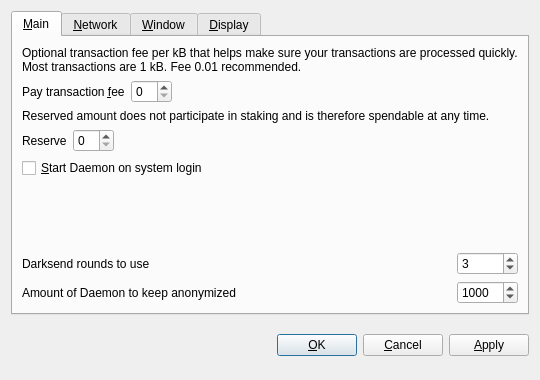
<?xml version="1.0" encoding="UTF-8"?>
<ui version="4.0">
 <class>OptionsDialog</class>
 <widget class="QDialog" name="OptionsDialog">
  <property name="geometry">
   <rect>
    <x>0</x>
    <y>0</y>
    <width>540</width>
    <height>380</height>
   </rect>
  </property>
  <property name="windowTitle">
   <string>Options</string>
  </property>
  <property name="modal">
   <bool>true</bool>
  </property>
  <layout class="QVBoxLayout" name="verticalLayout">
   <item>
    <widget class="QTabWidget" name="tabWidget">
     <property name="tabPosition">
      <enum>QTabWidget::North</enum>
     </property>
     <property name="currentIndex">
      <number>0</number>
     </property>
     <widget class="QWidget" name="tabMain">
      <attribute name="title">
       <string>&amp;Main</string>
      </attribute>
      <layout class="QGridLayout" name="gridLayout">
       <item row="0" column="0" colspan="2">
        <widget class="QLabel" name="transactionFeeInfoLabel">
         <property name="text">
          <string>Optional transaction fee per kB that helps make sure your transactions are processed quickly. Most transactions are 1 kB. Fee 0.01 recommended.</string>
         </property>
         <property name="textFormat">
          <enum>Qt::PlainText</enum>
         </property>
         <property name="wordWrap">
          <bool>true</bool>
         </property>
        </widget>
       </item>
       <item row="1" column="0">
        <layout class="QHBoxLayout" name="horizontalLayoutFee">
         <item>
          <widget class="QLabel" name="transactionFeeLabel">
           <property name="text">
            <string>Pay transaction &amp;fee</string>
           </property>
           <property name="textFormat">
            <enum>Qt::PlainText</enum>
           </property>
           <property name="buddy">
            <cstring>transactionFee</cstring>
           </property>
          </widget>
         </item>
         <item>
          <widget class="BitcoinAmountField" name="transactionFee"/>
         </item>
         <item>
          <spacer name="horizontalSpacerFee">
           <property name="orientation">
            <enum>Qt::Horizontal</enum>
           </property>
           <property name="sizeHint" stdset="0">
            <size>
             <width>40</width>
             <height>20</height>
            </size>
           </property>
          </spacer>
         </item>
        </layout>
       </item>
       <item row="2" column="0" colspan="2">
        <widget class="QLabel" name="reserveBalanceInfoLabel">
         <property name="text">
          <string>Reserved amount does not participate in staking and is therefore spendable at any time.</string>
         </property>
         <property name="textFormat">
          <enum>Qt::PlainText</enum>
         </property>
         <property name="wordWrap">
          <bool>true</bool>
         </property>
        </widget>
       </item>
       <item row="3" column="0">
        <layout class="QHBoxLayout" name="horizontalLayoutReserveBalance">
         <item>
          <widget class="QLabel" name="reserveBalanceLabel">
           <property name="text">
            <string>Reserve</string>
           </property>
           <property name="textFormat">
            <enum>Qt::PlainText</enum>
           </property>
           <property name="buddy">
            <cstring>reserveBalance</cstring>
           </property>
          </widget>
         </item>
         <item>
          <widget class="BitcoinAmountField" name="reserveBalance"/>
         </item>
         <item>
          <spacer name="horizontalSpacerReserveBalance">
           <property name="orientation">
            <enum>Qt::Horizontal</enum>
           </property>
           <property name="sizeHint" stdset="0">
            <size>
             <width>40</width>
             <height>20</height>
            </size>
           </property>
          </spacer>
         </item>
        </layout>
       </item>
       <item row="4" column="0">
        <widget class="QCheckBox" name="bitcoinAtStartup">
         <property name="toolTip">
          <string>Automatically start Daemon after logging in to the system.</string>
         </property>
         <property name="text">
          <string>&amp;Start Daemon on system login</string>
         </property>
        </widget>
       </item>
       <item row="5" column="0">
        <spacer name="verticalSpacer_Main">
         <property name="orientation">
          <enum>Qt::Vertical</enum>
         </property>
         <property name="sizeHint" stdset="0">
          <size>
           <width>20</width>
           <height>40</height>
          </size>
         </property>
        </spacer>
       </item>
       <item row="6" column="0">
        <widget class="QLabel" name="label">
         <property name="toolTip">
          <string>&lt;html&gt;&lt;head/&gt;&lt;body&gt;&lt;p&gt;This setting determines the amount of individual masternodes that an input will be anonymized through. More rounds of anonymization gives a higher degree of privacy, but also costs more in fees.&lt;/p&gt;&lt;/body&gt;&lt;/html&gt;</string>
         </property>
         <property name="text">
          <string>Darksend rounds to use</string>
         </property>
        </widget>
       </item>
       <item row="6" column="1">
        <widget class="QSpinBox" name="darksendRounds">
         <property name="minimum">
          <number>2</number>
         </property>
         <property name="maximum">
          <number>16</number>
         </property>
         <property name="value">
          <number>3</number>
         </property>
        </widget>
       </item>
       <item row="7" column="0">
        <widget class="QLabel" name="label_2">
         <property name="toolTip">
          <string>This amount acts as a threshold to turn off Darksend once it's reached.</string>
         </property>
         <property name="statusTip">
          <string notr="true"/>
         </property>
         <property name="whatsThis">
          <string notr="true"/>
         </property>
         <property name="accessibleName">
          <string notr="true"/>
         </property>
         <property name="accessibleDescription">
          <string notr="true"/>
         </property>
         <property name="text">
          <string>Amount of Daemon to keep anonymized</string>
         </property>
        </widget>
       </item>
       <item row="7" column="1">
        <widget class="QSpinBox" name="anonymizeDaemon">
         <property name="minimum">
          <number>2</number>
         </property>
         <property name="maximum">
          <number>10000</number>
         </property>
         <property name="singleStep">
          <number>10</number>
         </property>
         <property name="value">
          <number>1000</number>
         </property>
        </widget>
       </item>
      </layout>
     </widget>
     <widget class="QWidget" name="tabNetwork">
      <attribute name="title">
       <string>&amp;Network</string>
      </attribute>
      <layout class="QVBoxLayout" name="verticalLayout_Network">
       <item>
        <widget class="QCheckBox" name="mapPortUpnp">
         <property name="toolTip">
          <string>Automatically open the Daemon client port on the router. This only works when your router supports UPnP and it is enabled.</string>
         </property>
         <property name="text">
          <string>Map port using &amp;UPnP</string>
         </property>
        </widget>
       </item>
       <item>
        <widget class="QCheckBox" name="connectSocks">
         <property name="toolTip">
          <string>Connect to the Daemon network through a SOCKS5 proxy (e.g. when connecting through Tor).</string>
         </property>
         <property name="text">
          <string>&amp;Connect through SOCKS5 proxy:</string>
         </property>
        </widget>
       </item>
       <item>
        <layout class="QHBoxLayout" name="horizontalLayout_Network">
         <item>
          <widget class="QLabel" name="proxyIpLabel">
           <property name="text">
            <string>Proxy &amp;IP:</string>
           </property>
           <property name="textFormat">
            <enum>Qt::PlainText</enum>
           </property>
           <property name="buddy">
            <cstring>proxyIp</cstring>
           </property>
          </widget>
         </item>
         <item>
          <widget class="QValidatedLineEdit" name="proxyIp">
           <property name="maximumSize">
            <size>
             <width>140</width>
             <height>16777215</height>
            </size>
           </property>
           <property name="toolTip">
            <string>IP address of the proxy (e.g. 127.0.0.1)</string>
           </property>
          </widget>
         </item>
         <item>
          <widget class="QLabel" name="proxyPortLabel">
           <property name="text">
            <string>&amp;Port:</string>
           </property>
           <property name="textFormat">
            <enum>Qt::PlainText</enum>
           </property>
           <property name="buddy">
            <cstring>proxyPort</cstring>
           </property>
          </widget>
         </item>
         <item>
          <widget class="QLineEdit" name="proxyPort">
           <property name="maximumSize">
            <size>
             <width>55</width>
             <height>16777215</height>
            </size>
           </property>
           <property name="toolTip">
            <string>Port of the proxy (e.g. 9050)</string>
           </property>
          </widget>
         </item>
         <item>
          <spacer name="horizontalSpacer_Network">
           <property name="orientation">
            <enum>Qt::Horizontal</enum>
           </property>
           <property name="sizeHint" stdset="0">
            <size>
             <width>40</width>
             <height>20</height>
            </size>
           </property>
          </spacer>
         </item>
        </layout>
       </item>
       <item>
        <spacer name="verticalSpacer_Network">
         <property name="orientation">
          <enum>Qt::Vertical</enum>
         </property>
         <property name="sizeHint" stdset="0">
          <size>
           <width>20</width>
           <height>40</height>
          </size>
         </property>
        </spacer>
       </item>
      </layout>
     </widget>
     <widget class="QWidget" name="tabWindow">
      <attribute name="title">
       <string>&amp;Window</string>
      </attribute>
      <layout class="QVBoxLayout" name="verticalLayout_Window">
       <item>
        <widget class="QCheckBox" name="minimizeToTray">
         <property name="toolTip">
          <string>Show only a tray icon after minimizing the window.</string>
         </property>
         <property name="text">
          <string>&amp;Minimize to the tray instead of the taskbar</string>
         </property>
        </widget>
       </item>
       <item>
        <widget class="QCheckBox" name="minimizeOnClose">
         <property name="toolTip">
          <string>Minimize instead of exit the application when the window is closed. When this option is enabled, the application will be closed only after selecting Quit in the menu.</string>
         </property>
         <property name="text">
          <string>M&amp;inimize on close</string>
         </property>
        </widget>
       </item>
       <item>
        <spacer name="verticalSpacer_Window">
         <property name="orientation">
          <enum>Qt::Vertical</enum>
         </property>
         <property name="sizeHint" stdset="0">
          <size>
           <width>20</width>
           <height>40</height>
          </size>
         </property>
        </spacer>
       </item>
      </layout>
     </widget>
     <widget class="QWidget" name="tabDisplay">
      <attribute name="title">
       <string>&amp;Display</string>
      </attribute>
      <layout class="QVBoxLayout" name="verticalLayout_Display">
       <item>
        <layout class="QHBoxLayout" name="horizontalLayout_1_Display">
         <item>
          <widget class="QLabel" name="langLabel">
           <property name="text">
            <string>User Interface &amp;language:</string>
           </property>
           <property name="textFormat">
            <enum>Qt::PlainText</enum>
           </property>
           <property name="buddy">
            <cstring>lang</cstring>
           </property>
          </widget>
         </item>
         <item>
          <widget class="QValueComboBox" name="lang">
           <property name="toolTip">
            <string>The user interface language can be set here. This setting will take effect after restarting Daemon.</string>
           </property>
          </widget>
         </item>
        </layout>
       </item>
       <item>
        <layout class="QHBoxLayout" name="horizontalLayout_2_Display">
         <item>
          <widget class="QLabel" name="unitLabel">
           <property name="text">
            <string>&amp;Unit to show amounts in:</string>
           </property>
           <property name="textFormat">
            <enum>Qt::PlainText</enum>
           </property>
           <property name="buddy">
            <cstring>unit</cstring>
           </property>
          </widget>
         </item>
         <item>
          <widget class="QValueComboBox" name="unit">
           <property name="toolTip">
            <string>Choose the default subdivision unit to show in the interface and when sending coins.</string>
           </property>
          </widget>
         </item>
        </layout>
       </item>
       <item>
        <widget class="QCheckBox" name="coinControlFeatures">
         <property name="toolTip">
          <string>Whether to show coin control features or not.</string>
         </property>
         <property name="text">
          <string>Display coin &amp;control features (experts only!)</string>
         </property>
        </widget>
       </item>
       <item>
        <widget class="QCheckBox" name="useBlackTheme">
         <property name="text">
          <string>Use black visual theme (requires restart)</string>
         </property>
        </widget>
       </item>
       <item>
        <spacer name="verticalSpacer_Display">
         <property name="orientation">
          <enum>Qt::Vertical</enum>
         </property>
         <property name="sizeHint" stdset="0">
          <size>
           <width>20</width>
           <height>40</height>
          </size>
         </property>
        </spacer>
       </item>
      </layout>
     </widget>
    </widget>
   </item>
   <item>
    <layout class="QHBoxLayout" name="horizontalLayout_Buttons">
     <item>
      <spacer name="horizontalSpacer_1">
       <property name="orientation">
        <enum>Qt::Horizontal</enum>
       </property>
       <property name="sizeHint" stdset="0">
        <size>
         <width>40</width>
         <height>48</height>
        </size>
       </property>
      </spacer>
     </item>
     <item>
      <widget class="QLabel" name="statusLabel">
       <property name="font">
        <font>
         <weight>75</weight>
         <bold>true</bold>
        </font>
       </property>
       <property name="text">
        <string/>
       </property>
       <property name="textFormat">
        <enum>Qt::PlainText</enum>
       </property>
       <property name="wordWrap">
        <bool>true</bool>
       </property>
      </widget>
     </item>
     <item>
      <spacer name="horizontalSpacer_2">
       <property name="orientation">
        <enum>Qt::Horizontal</enum>
       </property>
       <property name="sizeHint" stdset="0">
        <size>
         <width>40</width>
         <height>48</height>
        </size>
       </property>
      </spacer>
     </item>
     <item>
      <widget class="QPushButton" name="okButton">
       <property name="text">
        <string>&amp;OK</string>
       </property>
      </widget>
     </item>
     <item>
      <widget class="QPushButton" name="cancelButton">
       <property name="text">
        <string>&amp;Cancel</string>
       </property>
       <property name="autoDefault">
        <bool>false</bool>
       </property>
      </widget>
     </item>
     <item>
      <widget class="QPushButton" name="applyButton">
       <property name="text">
        <string>&amp;Apply</string>
       </property>
       <property name="autoDefault">
        <bool>false</bool>
       </property>
      </widget>
     </item>
    </layout>
   </item>
  </layout>
 </widget>
 <customwidgets>
  <customwidget>
   <class>BitcoinAmountField</class>
   <extends>QSpinBox</extends>
   <header>bitcoinamountfield.h</header>
   <container>1</container>
  </customwidget>
  <customwidget>
   <class>QValueComboBox</class>
   <extends>QComboBox</extends>
   <header>qvaluecombobox.h</header>
  </customwidget>
  <customwidget>
   <class>QValidatedLineEdit</class>
   <extends>QLineEdit</extends>
   <header>qvalidatedlineedit.h</header>
  </customwidget>
 </customwidgets>
 <resources/>
 <connections/>
</ui>
